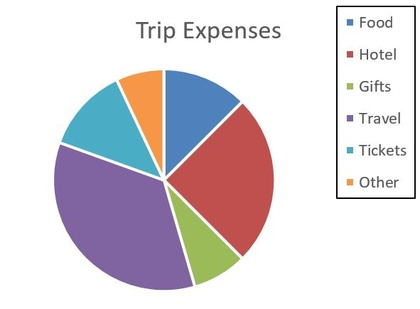
%> input picture 1.2.JPG, 420 x 309 px, shrunk from 591 x 435 before the run
$ octave --eval "result = PieChart(imread('1.2.JPG'));"   (GNU Octave 9; MATLAB toolbox functions it lacks are replaced by stand-ins)
%> lines starting %> are read from the running program, lines starting %| are printed output that depends on the picture; in (x1, y1, x2, y2) boxes, pixels count from 0 and x2, y2 are one past the last pixel; in counts of white or black regions, pixels touching at a corner belong together; the program's own positions count from 1
function [ s ] = PieChart( I )


grayImage = rgb2gray(I);
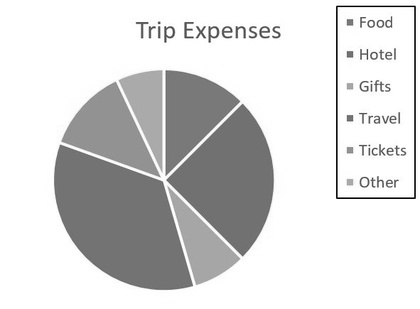
%> grayImage: size 309x420 uint8; min 0, max 255, mean 215.1
BW = edge(grayImage,'canny');
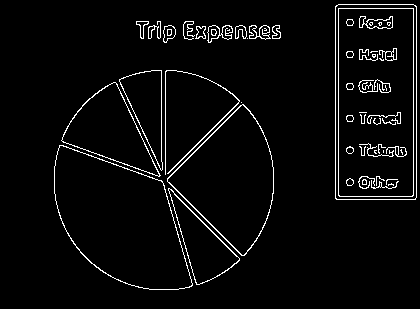
%> BW: size 309x420 logical; 4% white in thin lines or dots, all inside (x1, y1, x2, y2) = (54, 4, 417, 290)
se = strel('sphere', 8);
BW = imdilate(BW,se);
BW = ~BW;
[L, num] = bwlabel(BW);
RGB = label2rgb(L);
[h, w, ~] = size(I);
smallRatio = h*w*0.002;

eachColor=[];
colorz=[];
ColorPixels=0;
oneColor=0;
for i=1:num

    x = uint8(L==i);
    f = sum(sum(x==1));
    if(f < smallRatio)
        continue;
    end
    d = ones(size(I));
    d(:,:,1) = uint8(x).*I(:,:,1);
    d(:,:,2) = uint8(x).*I(:,:,2);
    d(:,:,3) = uint8(x).*I(:,:,3);
    cnt=0;

    for o=1:h
        for p=1:w
            if d(o,p,1)>=250 && d(o,p,2)>=250 &&d(o,p,3)>=250
                cnt=cnt+1;
            end
        end
    end

    if(cnt> 100 )
        continue;
    else
        oneColor=0;

        [h, w, ~]=size(d);

        redChannel=0;
        greenChannel=0;
        blueChannel =0;
        flag=0;
        %figure,imshow(uint8(d));

        for l=1:h
            for k=1:w
                if d(l,k,1)>0 || d(l,k,2)>0 || d(l,k,3)>0
                    redChannel = d(l, k, 1);
                    greenChannel = d(l, k, 2);
                    blueChannel = d(l, k, 3);
                    flag=1;
                    break;
                end
                if flag==1
                    break;
                end
            end

        end


        d=imgaussfilt(d,5);
        d=imsharpen(d,'Radius',5,'Amount',1);
        ColorPixels=ColorPixels+sum(d(:) ~= 0);
        oneColor = sum(d(:) ~= 0);

        eachColor=[eachColor,oneColor];
        colorz=[colorz,redChannel greenChannel blueChannel];
    end

end

s=1;
eachColor=round((eachColor/ColorPixels)*100,2)

x=Map(I,colorz,eachColor);
end
%> (the run ends here)

$ run again, on 2.2.JPG
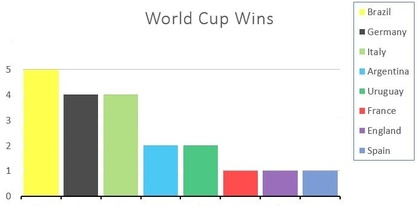
%> input picture 2.2.JPG, 420 x 206 px, shrunk from 694 x 340 before the run
%> in PieChart, `grayImage = rgb2gray(I);`:
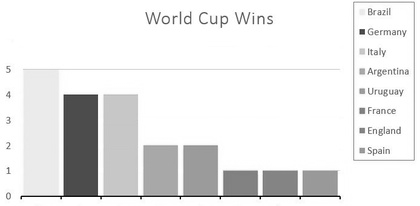
%> grayImage: size 206x420 uint8; min 0, max 255, mean 232.5
%> in PieChart, `BW = edge(grayImage,'canny');`:
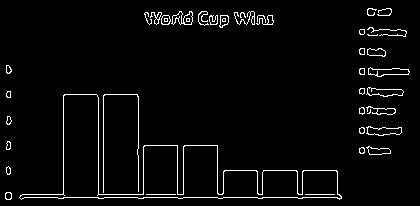
%> BW: size 206x420 logical; 3.4% white in thin lines or dots, all inside (x1, y1, x2, y2) = (5, 8, 410, 200)

$ run again, on 3.2.JPG
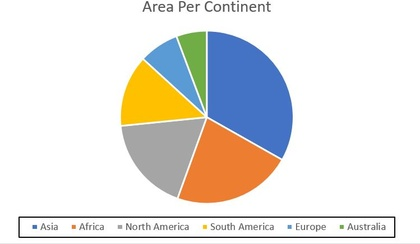
%> input picture 3.2.JPG, 420 x 244 px, shrunk from 749 x 436 before the run
%> in PieChart, `grayImage = rgb2gray(I);`:
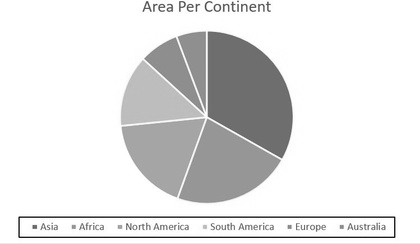
%> grayImage: size 244x420 uint8; min 1, max 255, mean 226.3
%> in PieChart, `BW = edge(grayImage,'canny');`:
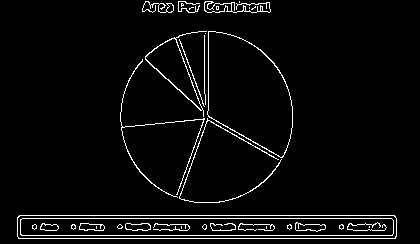
%> BW: size 244x420 logical; 4.1% white in thin lines or dots, all inside (x1, y1, x2, y2) = (17, 1, 397, 239)

$ run again, on 4.1.jpg
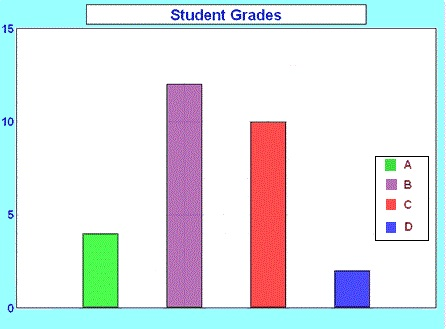
%> input picture 4.1.jpg, 446 x 329 px
%> in PieChart, `grayImage = rgb2gray(I);`:
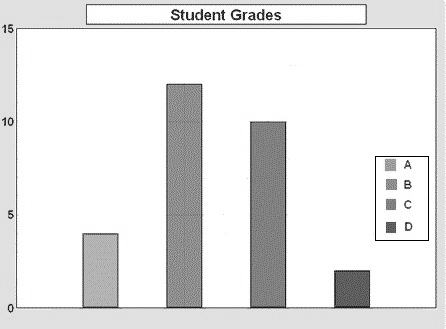
%> grayImage: size 329x446 uint8; min 0, max 255, mean 229.8
%> in PieChart, `BW = edge(grayImage,'canny');`:
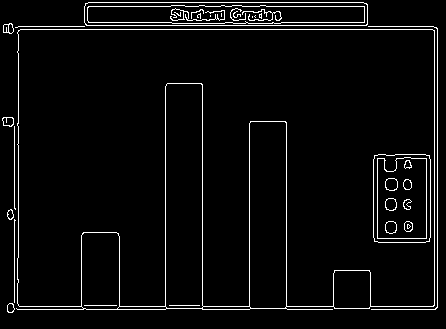
%> BW: size 329x446 logical; 4.1% white in thin lines or dots
